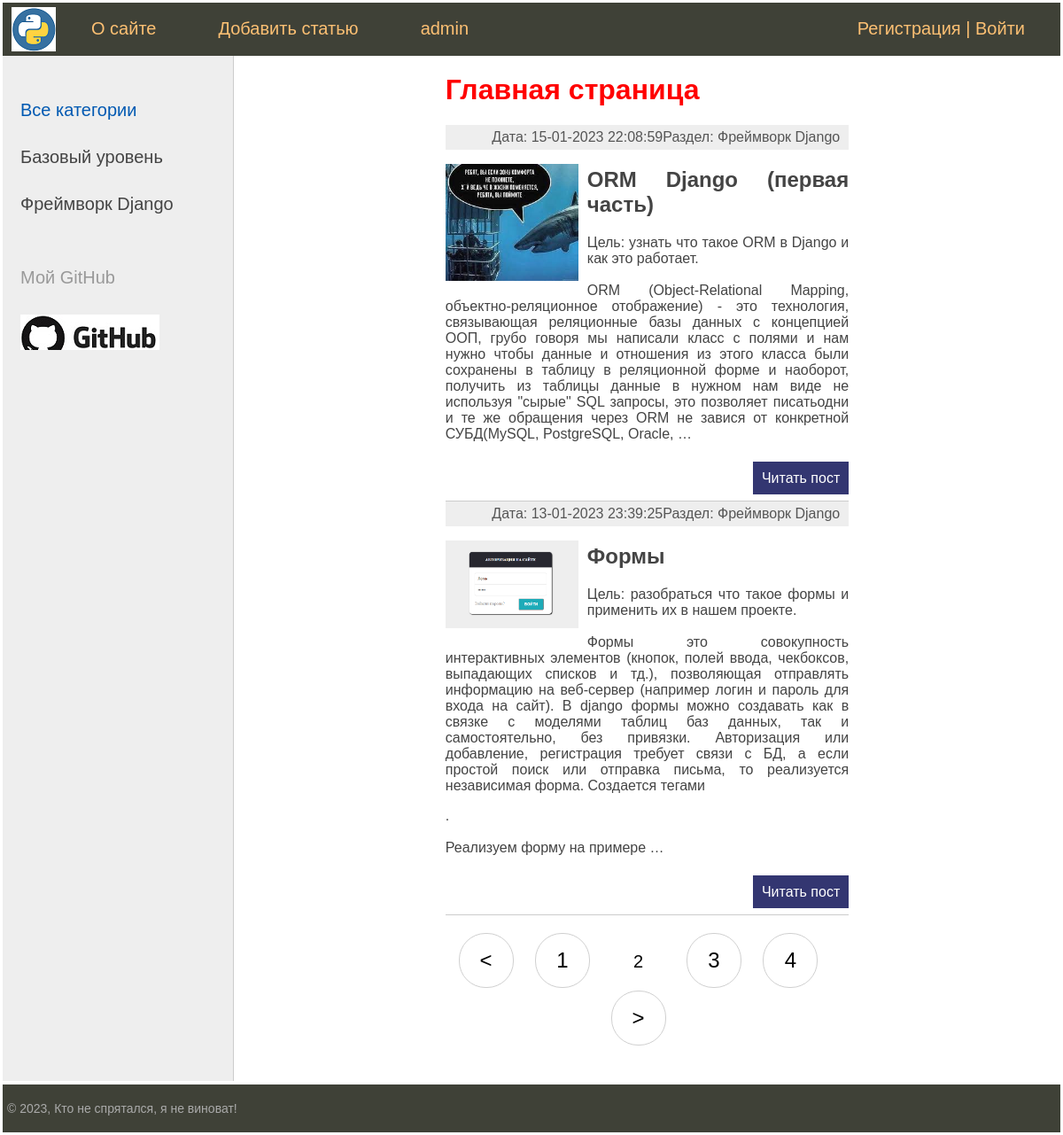
Screenshot of /?page=2 with the database file from the repository.
### blog_theme/models.py (models this page shows, shortened)
class Category(models.Model):
    name = models.CharField(max_length=100, db_index=True, verbose_name='Раздел')
    slug = models.SlugField(max_length=255, unique=True, db_index=True, verbose_name='URL')
    def __str__(self):
        return self.name
    def get_absolute_url(self):
        return reverse('category', kwargs={'cat_slug': self.slug})
    class Meta:
        verbose_name = 'Раздел:'
        verbose_name_plural = 'Разделы:'
        ordering = ['id']

class Blog_theme(models.Model):
    title = models.CharField(max_length=255, verbose_name='Заголовок')
    slug = models.SlugField(max_length=255, unique=True, db_index=True, verbose_name='URL')
    content = MDTextField()
    photo = models.ImageField(upload_to="photos/%Y/%m/%d", verbose_name='Фото')
    time_created = models.DateTimeField(auto_now_add=True, verbose_name='Создано')
    time_updated = models.DateTimeField(auto_now=True, verbose_name='Изменено')
    is_published = models.BooleanField(default=True, verbose_name='Опубликованно')
    cat = models.ForeignKey('Category', on_delete=models.PROTECT, verbose_name='Раздел')
    def get_absolute_url(self):
        return reverse('post', kwargs={'post_slug': self.slug})
    class Meta:
        verbose_name = 'Темы:'
        verbose_name_plural = 'Темы:'
        ordering = ['-time_updated', 'title']

### blog_theme/views.py (the view)
# urls.py: path('', BlogHome.as_view(), name='home'),
class BlogHome(DataMixin, ListView):
    model = Blog_theme
    template_name = 'blog_theme/index.html'
    context_object_name = 'posts'
    def get_context_data(self, *, object_list=None, **kwargs):
        context = super().get_context_data(**kwargs)
        c_def = self.get_user_context(title='Главная страница')
        context.update(c_def)
        return context
    def get_queryset(self):
        return Blog_theme.objects.filter(is_published=True)

### blog_theme/templatetags/blog_theme_tags.py (called while the page is built)
@register.simple_tag()
def get_menu():
    menu = [{'title': 'О сайте', 'url_name': 'about'},
            {'title': 'Добавить статью', 'url_name': 'add_page'},
            {'title': 'Обратная связь', 'url_name': 'contact'},
            ]
    return menu

### blog_theme/utils.py (called while the page is built)
    def get_user_context(self, **kwargs):
        context = kwargs
        cats = Category.objects.annotate(Count('blog_theme'))
        print(cats)
        context['cats'] = cats
        if 'cat_selected' not in context:
            context['cat_selected'] = 0
        return context

### blog_theme/templates/blog_theme/index.html (shortened to what this page needs)
{% extends 'blog_theme/base.html' %}
{% load markdown_extras %}
{% block content %}
<h1>{{ title }}</h1>
<ul class="list-articles">
    {% for p in posts %}
    <li><div class="article-panel">
        <p class="last">Раздел: {{p.cat}}</p>
        <p class="last">Дата: {{p.time_updated|date:" d-m-Y H:i:s "}}</p>
    </div>
{% if p.photo %}
        <p><img class="img-article-left thumb" src="{{p.photo.url}}"></p>
{% endif %}
        <h2>{{p.title}}</h2>
        <p>{{p.content|safe|linebreaksbr|truncatewords:80}}</p>
        <p class="link-read-post"><a href="{{ p.get_absolute_url }}">Читать пост</a> </p>
    </li>
    {% endfor %}
</ul>
{% endblock %}

### blog_theme/templates/blog_theme/base.html (shortened to what this page needs)
{% load static %}
{% load blog_theme_tags  %}
<html>
<head>
	<link href="{% static 'blog_theme/css/styles.css' %}" type="text/css"  rel="stylesheet" />
	<link href="{% static 'blog_theme/css/codehilite_styles.css' %}" type="text/css" rel="stylesheet" />
</head>
<body>
<table class="table-page" >
<tr><td>
{% block mainmenu %}
		<div class="header">
			<ul id="mainmenu" class="mainmenu">
			<li class="logo"><a href="{% url 'home' %}"><div class="logo"></div></a></li>
{% get_menu as menu %}
	{% for m in menu %}
    {% if not forloop.last %}
        {% if menu_selected == m.url_name %}
            <li class="selected">{{m.title}}</li>
        {% else %}
            <li><a href="{% url m.url_name %}">{{m.title}}</a></li>
        {% endif %}
    {% endif %}
{% endfor %}
            <li class="last"> <a href="{% url 'register' %}">Регистрация </a>|<a href="{% url 'login' %}"> Войти</a> </li>
			<li><a href="/admin">admin</a></li>
			</ul>
		</div>
{% endblock mainmenu %}
<table class="table-content" border=0 cellpadding="0" cellspacing="0">
<tr>
	<td valign="top" class="left-chapters">
	<ul id="leftchapters">
{% if cat_selected == 0 %}
			<li class="selected">Все категории</li>
{% else %}
			<li><a href="{% url 'home' %}">Все категории</a></li>
{% endif %}
{% for c in cats %}
{% if c.blog_theme__count > 0 %}
	{% if c.slug == cat_selected %}
			<li class="selected">{{c.name}}</li>
	{% else %}
			<li><a href="{{ c.get_absolute_url }}">{{c.name}}</a></li>
	{% endif %}
{% endif %}
{% endfor %}
		<li class="share">
		<p>Мой GitHub</p>
		<a class="share-yt" href="https://github.com/Sarge322" target="_blank" rel="nofollow"></a>
		</li>
	</ul>
</td>
<td valign="top" class="content">
	<div>
{% block content %}
{% endblock %}
    {% if page_obj.has_other_pages %}
        <nav class="list-pages">
            <ul>
            {% if page_obj.has_previous %}
                <li class="page-num">
                <a href="?page={{ page_obj.previous_page_number }}">&lt;</a>
                </li>
            {% endif %}
                {% for p in paginator.page_range %}
                    {% if page_obj.number == p %}
                    <li class="page-num page-num-selected">{{ p }}</li>
                {% elif p >= page_obj.number|add:-2 and p <= page_obj.number|add:2 %}
                    <li class="page-num">
                    <a href="?page={{ p }}">{{ p }}</a>
                    </li>
                {% endif %}
                {% endfor %}
            {% if page_obj.has_next %}
                <li class="page-num">
                <a href="?page={{ page_obj.next_page_number }}">&gt;</a>
                </li>
            {% endif %}
            </ul>
        </nav>
    {% endif %}
	</div>
</td></tr></table>
</td></tr>
<tr><td valign=top>
	<div id="footer">
		<p>&copy; 2023, Кто не спрятался, я не виноват!</p>
	</div>
</td></tr></table>
</body>
</html>

### blog_theme/static/blog_theme/css/styles.css (style rules this page uses)
html, body { font-family: 'Arial'; margin: 0; padding: 0; height: 100%; width: 100%; color: #444; }
h1 { color: red; }
a { color: #0059b2; text-decoration: none; }
img { max-width: 600px; height: auto; }
img.img-article-left { max-width: 300px; height: auto; float: left; padding: 0 10px 10px 0; }
img.img-article-left.thumb { max-width: 150px; height: auto; }
p.link-read-post { text-align: right; }
p.link-read-post a { padding: 10px; min-width: 100px; background: #333671; color: #fff; text-decoration: none; }
div.article-panel { background: #eee; padding: 5px 10px 5px 10px; box-sizing: border-box; overflow: hidden; color: #555; }
div.article-panel p.last { margin: 0; float: right; }
ul.list-articles { list-style: none; margin: 0; padding: 0; }
ul.list-articles li { border-bottom: 1px solid #ccc; }
.table-page { width: 100%; height: 100%; vertical-align: top; }
.table-page tr { height: 100%; }
.header { background: #3F4137; height: 60px; }
.logo { background: url('../images/logo.png') no-repeat 10px 5px; width: 70px; height: 60px; }
ul.mainmenu { list-style: none; margin: 0; padding: 0; height: 60px; color: #fdc073; font-size: 20px; overflow: hidden; }
ul.mainmenu li { float: left; margin: 18px 40px 0 30px; }
ul.mainmenu li.logo { margin: 0; }
ul.mainmenu li.last { float: right; }
ul.mainmenu li a { color: #fdc073; text-decoration: none; }
.table-content { width: 100%; min-height: 100%; height: 100%; }
.left-chapters { margin: 0; background: #eee; border-right: 1px solid #ccc; min-height: 100%; }
.left-chapters ul { width: 230px; min-height: 100%; margin: 0; padding: 20px 10px 10px 20px; list-style: none; font-size: 20px; }
.left-chapters ul li { margin: 30px 0 0 0; color: #999; }
.left-chapters ul li.selected { color: #0059b2; }
.left-chapters ul li a { color: #444; text-decoration: none; }
.left-chapters ul li.share { margin: 60px 0 0 0; }
.left-chapters ul li.share p { margin: 30px 0 30px 0; }
.left-chapters ul li.share a { display: inline-block; width: 40px; height: 40px; margin: 0 20px 0 0; }
.left-chapters ul li.share a.share-yt { width: 100%; height: 40px; background: url('../images/share_yt.jpg') no-repeat 0 0 }
.content { padding: 20px 20% 20px 20%; width: 100%; text-align: justify; box-sizing: border-box; }
#footer { box-sizing: border-box; background: #3F4137; padding: 5px; color: #aaa; font-size: 14px; font-family: Verdana, Geneva, Arial, Helvetica; text-align: left; overflow: hidden; }
.list-pages { text-align: center; margin: 0 0 20px 0; }
.list-pages ul { margin: 20px 0 0 0; padding: 0; list-style: none; }
.list-pages ul li { display: inline-block; margin: 0 20px 0 0; }
.list-pages a { color: #000; font-size: 24px; text-decoration: none; }
.list-pages .page-num, .page-num-selected { display: inline-block; width: 60px; height: 44px; padding: 16px 0 0 0; border: 1px solid #d0d0d0; border-radius: 30px; }
.list-pages .page-num-selected { border: none; color: #000; font-size: 20px; }

### rows the page displays
Category: name "Базовый уровень"
Category: name "Фреймворк Django"
Blog_theme: cat "Фреймворк Django", time_updated "15-01-2023 22:08:59", photo (picture), title "ORM Django (первая часть)", content "Цель: узнать что такое ORM в Django и как это работает. ORM (Object-Relational Mapping, объектно-реляционное отображение) - это технология, связывающая реляционные базы данных с концепцией ООП, грубо говоря мы написали класс с полями и нам нужно чтобы данные и отношения из этого класса были сохранены в таблицу в реляционной форме и наоборот, получить из таблицы данные в нужном нам виде не используя \"сырые\" SQL запросы, это позволяет писатьодни и те же обращения через ORM не завися от конкретной СУБД(MySQL, PostgreSQL, Oracle, …"
Blog_theme: cat "Фреймворк Django", time_updated "13-01-2023 23:39:25", photo (picture), title "Формы", content "Цель: разобраться что такое формы и применить их в нашем проекте. Формы это совокупность интерактивных элементов (кнопок, полей ввода, чекбоксов, выпадающих списков и тд.), позволяющая отправлять информацию на веб-сервер (например логин и пароль для входа на сайт). В django формы можно создавать как в связке с моделями таблиц баз данных, так и самостоятельно, без привязки. Авторизация или добавление, регистрация требует связи с БД, а если простой поиск или отправка письма, то реализуется независимая форма. Создается тегами . Реализуем форму на примере …"

### other values shown
{{ m.title }} "О сайте" "Добавить статью"
{{ title }} "Главная страница"
{{ p }} "1" "3" "4"
{{ p }} "2"
